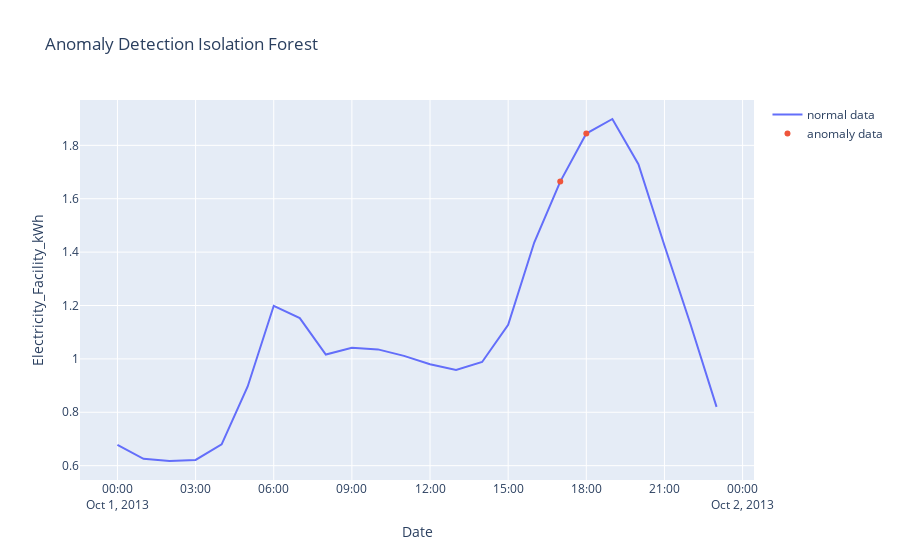

Write notebook code for a chart like this one.
### Code cell
df_predict_point = df_predict_point[['timestamp','period','value']]
df_predict_point['timestamp'] = df_predict_point['timestamp'].apply(lambda x: datetime.strptime(x, "%Y-%m-%d"))
df_predict_point['month'] = df_predict_point['timestamp'].apply(lambda x: x.month)
df_predict_point['dayofweek'] = df_predict_point['timestamp'].apply(lambda x: x.dayofweek)

df_predict_lags = create_temporary_dataset(df_predict_point, 3, 5)
df_predict_lags = df_predict_lags[df_predict_lags.timestamp == '2013-10-01']

pred_lags_october1 = pickle_model.predict(df_predict_lags.iloc[:,:-3])
score_lags_october1 = pickle_model.decision_function(df_predict_lags.iloc[:,:-3])

summary_pred = pd.DataFrame({'value': df_predict_lags['value'].values, 'anomaly_score': score_lags_october1, 
                            'anomaly_pred': pred_lags_october1}, 
                            index = [datetime(2013,10,1) + timedelta(hours=h) for h in range(24)])
summary_pred['anomaly_pred'] = summary_pred[['value', 'anomaly_pred']].apply(lambda x: x[0] if x[1] == -1 else None, axis=1)

fig = go.Figure()
fig.add_traces(go.Scatter(x=summary_pred.index, y=summary_pred['value'], mode='lines', name='normal data'))
fig.add_traces(go.Scatter(x=summary_pred.index, y=summary_pred['anomaly_pred'], mode='markers', name='anomaly data'))
fig.update_layout(title='Anomaly Detection Isolation Forest', xaxis_title='Date', yaxis_title='Electricity_Facility_kWh')
fig.show()

### Figure 1 — Plotly figure (JSON) as saved in the notebook; plotly's stock layout.template omitted (floating-point values rounded to 4 significant figures)
{"data": [{"mode": "lines", "name": "normal data", "type": "scatter", "x": ["2013-10-01T00:00:00", "2013-10-01T01:00:00", "2013-10-01T02:00:00", "2013-10-01T03:00:00", "2013-10-01T04:00:00", "2013-10-01T05:00:00", "2013-10-01T06:00:00", "2013-10-01T07:00:00", "2013-10-01T08:00:00", "2013-10-01T09:00:00", "2013-10-01T10:00:00", "2013-10-01T11:00:00", "2013-10-01T12:00:00", "2013-10-01T13:00:00", "2013-10-01T14:00:00", "2013-10-01T15:00:00", "2013-10-01T16:00:00", "2013-10-01T17:00:00", "2013-10-01T18:00:00", "2013-10-01T19:00:00", "2013-10-01T20:00:00", "2013-10-01T21:00:00", "2013-10-01T22:00:00", "2013-10-01T23:00:00"], "y": [0.6782, 0.6255, 0.6175, 0.6214, 0.6801, 0.8968, 1.199, 1.153, 1.016, 1.041, 1.036, 1.011, 0.98, 0.9583, 0.9885, 1.128, 1.436, 1.664, 1.844, 1.899, 1.729, 1.425, 1.13, 0.8201]}, {"mode": "markers", "name": "anomaly data", "type": "scatter", "x": ["2013-10-01T00:00:00", "2013-10-01T01:00:00", "2013-10-01T02:00:00", "2013-10-01T03:00:00", "2013-10-01T04:00:00", "2013-10-01T05:00:00", "2013-10-01T06:00:00", "2013-10-01T07:00:00", "2013-10-01T08:00:00", "2013-10-01T09:00:00", "2013-10-01T10:00:00", "2013-10-01T11:00:00", "2013-10-01T12:00:00", "2013-10-01T13:00:00", "2013-10-01T14:00:00", "2013-10-01T15:00:00", "2013-10-01T16:00:00", "2013-10-01T17:00:00", "2013-10-01T18:00:00", "2013-10-01T19:00:00", "2013-10-01T20:00:00", "2013-10-01T21:00:00", "2013-10-01T22:00:00", "2013-10-01T23:00:00"], "y": [null, null, null, null, null, null, null, null, null, null, null, null, null, null, null, null, null, 1.664, 1.844, null, null, null, null, null]}], "layout": {"title": {"text": "Anomaly Detection Isolation Forest"}, "xaxis": {"title": {"text": "Date"}}, "yaxis": {"title": {"text": "Electricity_Facility_kWh"}}}}
